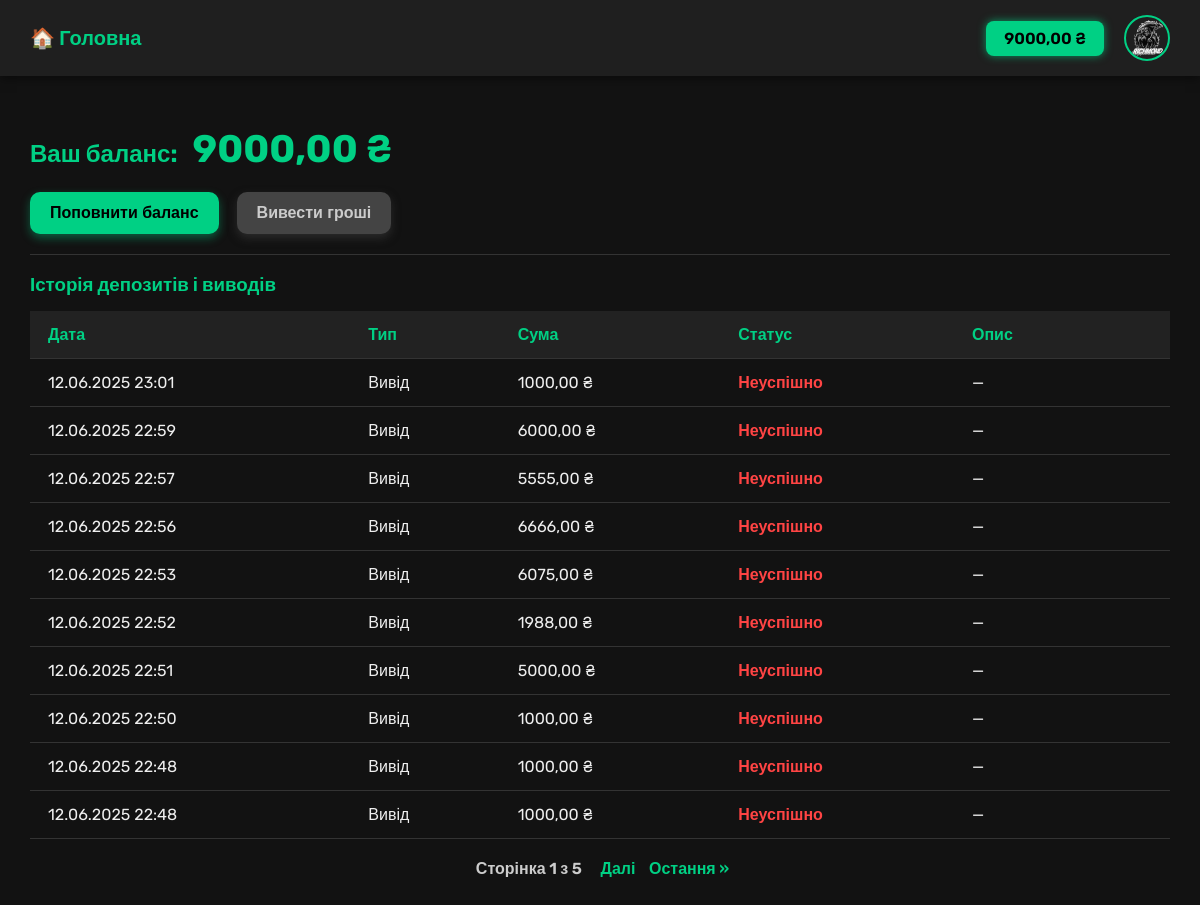
Page /balance/ (signed in) on the earlier database version.
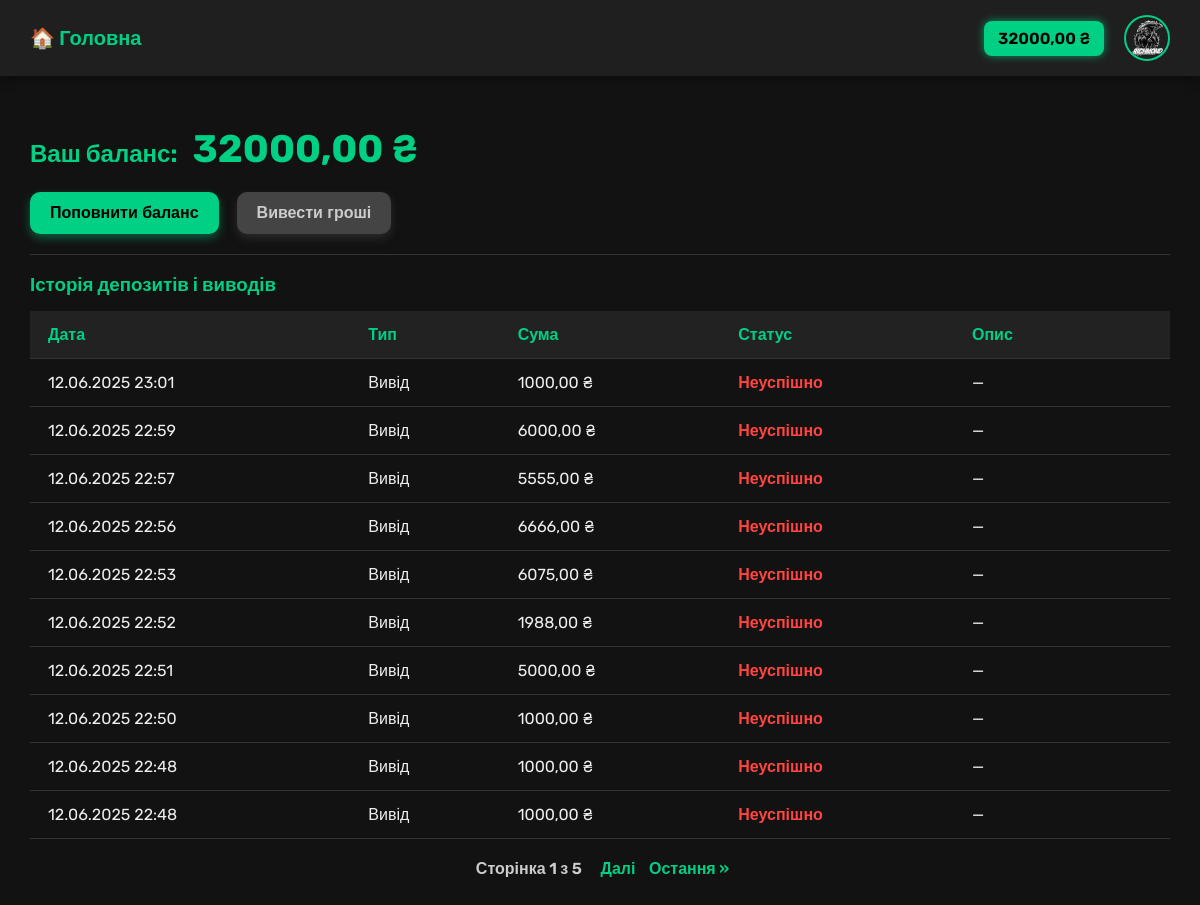
Same page on the later database version.
### accounts/models.py (models this page shows, shortened)
class CustomUser(AbstractUser):
    email = models.EmailField(unique=True)
    avatar = models.ImageField(upload_to='avatars/', default='files/avatars/default.png')
    balance = models.DecimalField(max_digits=10, decimal_places=2, default=0.00)

### accounts/views.py (the view)
# urls.py: path('balance/', accounts_views.balance_view, name='balance'),
@login_required
def balance_view(request):
    transactions = list(request.user.transactions.order_by('-created_at'))
    pending_withdrawals = list(
        request.user.withdrawals.filter(status='pending').order_by('-created_at')
    )
    for t in transactions:
        t.item_type = 'transaction'
        t.transaction_type_display = t.get_transaction_type_display()
    for w in pending_withdrawals:
        w.item_type = 'withdrawal'
        w.transaction_type_display = 'Вивід'
    all_items = sorted(transactions + pending_withdrawals, key=lambda x: x.created_at, reverse=True)
    paginator = Paginator(all_items, 10)  # 10 елементів на сторінку
    page_number = request.GET.get('page')
    page_obj = paginator.get_page(page_number)
    return render(request, 'accounts/balance.html', {'page_obj': page_obj})

### accounts/templates/accounts/balance.html (shortened to what this page needs)
{% extends 'base.html' %}
{% block content %}
<h2 style="margin-bottom: 20px; font-weight: 700; color: #00d084;">
    Ваш баланс:
    <span class="custom-balance" style="font-size: 1.6em; margin-left: 10px;">
        {{ request.user.balance|floatformat:2 }} ₴
    </span>
</h2>
<div style="margin: 20px 0; display: flex; gap: 18px;">
    <button class="btn-action" id="btn-top-up">Поповнити баланс</button>
    <a href="{% url 'withdraw' %}"><button class="btn-action btn-secondary">Вивести гроші</button></a>
</div>
<hr class="separator">
<h3 style="margin-bottom: 15px; color: #00d084;">Історія депозитів і виводів</h3>
{% if page_obj %}
<table class="transactions-table" role="table" aria-label="Історія транзакцій">
    <thead>
        <tr>
            <th scope="col">Дата</th>
            <th scope="col">Тип</th>
            <th scope="col">Сума</th>
            <th scope="col">Статус</th>
            <th scope="col">Опис</th>
        </tr>
    </thead>
    <tbody>
        {% for t in page_obj %}
        <tr>
            <td>{{ t.created_at|date:"d.m.Y H:i" }}</td>
            <td>{{ t.transaction_type_display }}</td>
            <td>{{ t.amount }} ₴</td>
            <td>
                {% if t.item_type == 'transaction' %}
                    {% if t.status == 'pending' %}
                        <span style="color: #ffa500; font-weight: 700;">Очікує</span>
                    {% elif t.status == 'completed' %}
                        <span style="color: #00d084; font-weight: 700;">Успішно</span>
                    {% elif t.status == 'failed' %}
                        <span style="color: #ff4444; font-weight: 700;">Неуспішно</span>
                    {% else %}
                        {{ t.get_status_display }}
                    {% endif %}
                {% endif %}
            </td>
            <td>
                {% if t.item_type == 'withdrawal' and t.status == 'pending' %}
                <form action="{% url 'cancel_withdrawal' t.id %}" method="post" style="display: inline;">
                    {% csrf_token %}
                    <button type="submit" class="btn-cancel">Скасувати</button>
                </form>
                {% else %}
                {{ t.description|default:"—" }}
                {% endif %}
            </td>
        </tr>
        {% endfor %}
    </tbody>
</table>
<div class="pagination">
    <span class="step-links">
        <span class="current-page">
            Сторінка {{ page_obj.number }} з {{ page_obj.paginator.num_pages }}
        </span>
        {% if page_obj.has_next %}
            <a href="?page={{ page_obj.next_page_number }}">Далі</a>
            <a href="?page={{ page_obj.paginator.num_pages }}">Остання &raquo;</a>
        {% endif %}
    </span>
</div>
{% else %}
<p style="margin-top: 12px; font-style: italic; color: #888;">Історія транзакцій порожня.</p>
{% endif %}
{% endblock %}

### templates/base.html (shortened to what this page needs)
<!DOCTYPE html>
<html lang="uk">
<head>
</head>
<body>
    <div class="navbar" role="navigation" aria-label="Головна навігація">
        <div class="nav-left">
            <a href="{% url 'home' %}">🏠 Головна</a>
        </div>
        <div class="nav-right">
            {% if request.user.is_authenticated %}
                <div class="balance" aria-label="Баланс користувача" tabindex="0">
                    {{ request.user.balance|floatformat:2 }} ₴
                </div>
                <div class="avatar-menu-wrapper" tabindex="0" aria-haspopup="true" aria-expanded="false" aria-label="Меню користувача">
                    <a href="{% url 'profile' %}" tabindex="-1">
                        <img src="{{ request.user.avatar.url }}" alt="Аватар користувача" />
                    </a>
                </div>
            {% else %}
                <a href="{% url 'login' %}" class="auth-link">🔐 Вхід</a>
                <a href="{% url 'register' %}" class="auth-link">📝 Реєстрація</a>
            {% endif %}
        </div>
    </div>
    <div class="container">
        {% block content %}{% endblock %}
    </div>
</body>
</html>

Differences in the rows shown:
changed CustomUser: user.balance "9000,00" → "32000,00"
